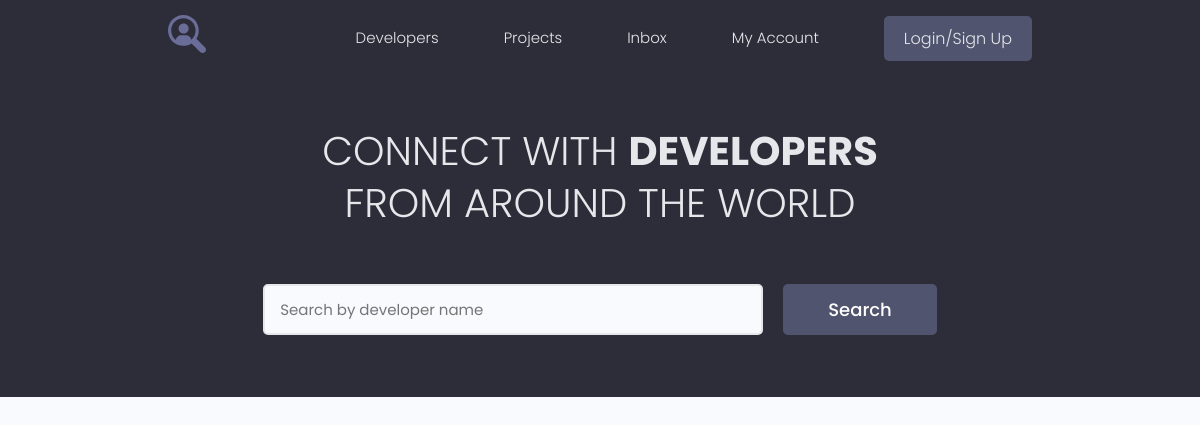
The app's page /, older data.
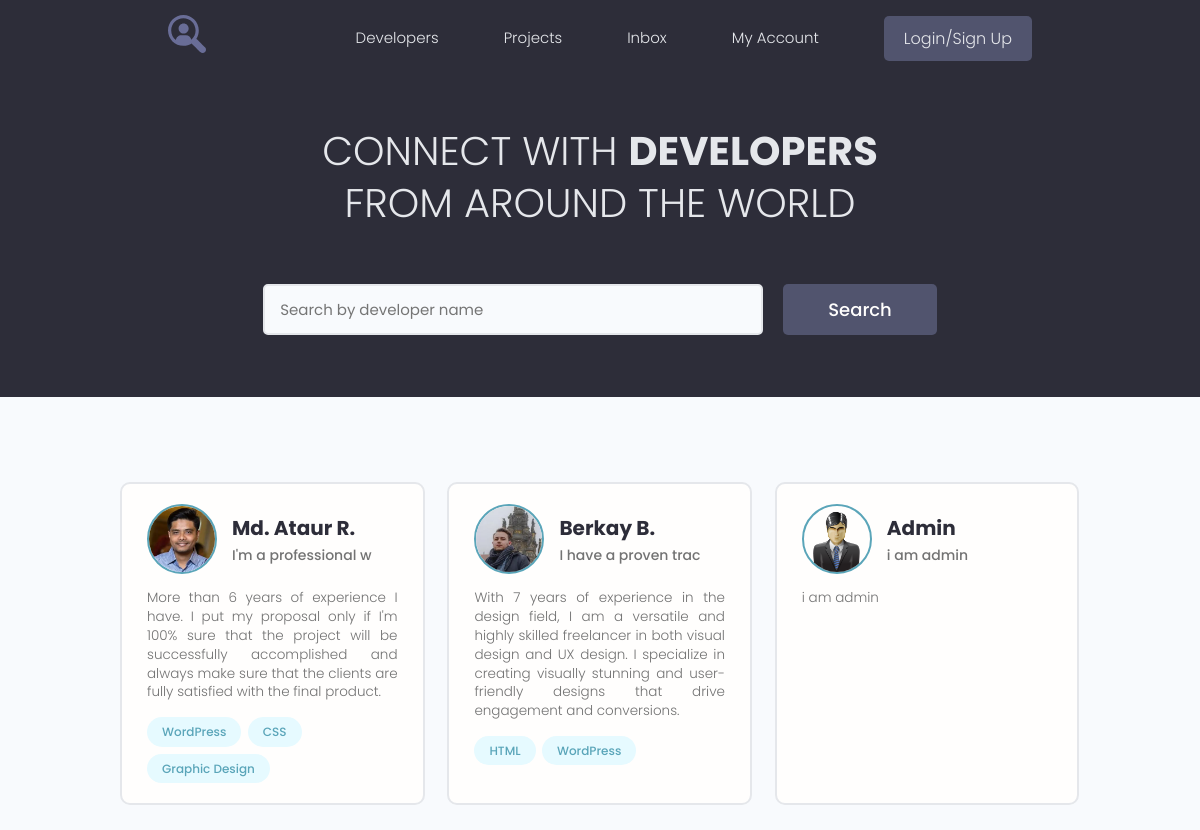
The same page, newer data.
### users/models.py (models this page shows, shortened)
class Profile(models.Model):
    user = models.OneToOneField(User, on_delete=models.CASCADE, null=True, blank=True)
    name = models.CharField(max_length=200, blank=True, null=True)
    email = models.EmailField(max_length=200, blank=True, null=True)
    username = models.CharField(max_length=200, blank=True, null=True)
    short_info = models.CharField(max_length=200, blank=True, null=True)
    bio = models.TextField(blank=True, null=True)
    profile_image = models.ImageField(upload_to='profiles/', default='profiles/user-default.png')
    social_github = models.CharField(max_length=200, blank=True, null=True)
    social_youtube = models.CharField(max_length=200, blank=True, null=True)
    social_website = models.CharField(max_length=200, blank=True, null=True)
    created = models.DateTimeField(auto_now_add=True)

class Skill(models.Model):
    owner = models.ForeignKey(Profile, on_delete=models.CASCADE, blank=True, null=True)
    name = models.CharField(max_length=200, blank=True, null=True)
    description = models.TextField(blank=True, null=True)
    created = models.DateTimeField(auto_now_add=True)
    def __str__(self):
        return self.name

### users/views.py (the view)
# urls.py: path('', profiles, name='profiles'),
def profiles(request):
    profiles_ = Profile.objects.all()
    context = {
        'profiles': profiles_
    }
    return render(request, 'users/index.html', context=context)

### users/templates/users/index.html (shortened to what this page needs)
{% extends 'projects/base.html' %}
{% block content %}
  <main class="home">
    <section class="hero-section text-center">
      <div class="container container--narrow">
        <div class="hero-section__box">
          <h2>CONNECT WITH <span>DEVELOPERS</span></h2>
          <h2>FROM AROUND THE WORLD</h2>
        </div>
        <div class="hero-section__search">
          <form class="form" action="#" method="get">
            <div class="form__field">
              <input class="input input--text" id="formInput#search" type="text" name="text"
                placeholder="Search by developer name" />
            </div>
            <input class="btn btn--sub btn--lg" type="submit" value="Search" />
          </form>
        </div>
      </div>
    </section>
    <section class="devlist">
      <div class="container">
        <div class="grid grid--three">
          {% for profile in profiles %}
            <div class="column card">
            <div class="dev">
              <a href="{% url 'user_profile' profile.id %}" class="card__body">
                <div class="dev__profile">
                  <img class="avatar avatar--md" src="{{ profile.profile_image.url }}" alt="image" />
                  <div class="dev__meta">
                    <h3>{{ profile.name }}</h3>
                    <h5>{{ profile.short_info|slice:'20' }}</h5>
                  </div>
                </div>
                <p class="dev__info">
                  {{ profile.bio }}
                </p>
                <div class="dev__skills">
                  {% for skill in profile.skill_set.all %}
                    <span class="tag tag--pill tag--main">
                    <small>{{ skill }}</small>
                  </span>
                  {% endfor %}
                </div>
              </a>
            </div>
          </div>
          {% endfor %}
        </div>
      </div>
    </section>
  </main>
{% endblock %}

### projects/templates/projects/base.html (shortened to what this page needs)
<!DOCTYPE html>
{% load static %}
<html lang="ru">
<head>
   <link rel="stylesheet" href="https://maxcdn.bootstrapcdn.com/font-awesome/4.5.0/css/font-awesome.min.css">
  <link rel="stylesheet" href="{% static 'uikit/styles/uikit.css' %}" />
  <link rel="stylesheet" href="{% static 'styles/app.css' %}" />
</head>
<body>
    {% include 'projects/navbar.html' %}
    {% block content %} {% endblock %}
</body>
</html>

### projects/templates/projects/navbar.html (shortened to what this page needs)
{% load static %}
<header class="header">
  <div class="container container--narrow">
    <a href="{% url 'profiles' %}" class="header__logo">
      <img src="{% static 'images/logo.svg' %}" alt="DevSearch Logo" />
    </a>
    <nav class="header__nav">
      <ul class="header__menu">
        <li class="header__menuItem"><a href="{% url 'profiles' %}">Developers</a></li>
        <li class="header__menuItem"><a href="{% url 'projects' %}">Projects</a></li>
        <li class="header__menuItem"><a href="inbox.html">Inbox</a></li>
        <li class="header__menuItem"><a href="account.html">My Account</a></li>
        {% if user.is_authenticated %}
         <li class="header__menuItem">
           <a href="{% url 'create-project' %}">Add Project</a>
         </li>
          <li class="header__menuItem">
            <a href="{% url 'logout' %}" class="btn btn--sub">Logout</a>
          </li>
        {% else %}
          <li class="header__menuItem">
            <a href="{% url 'login' %}" class="btn btn--sub">Login/Sign Up</a>
          </li>
        {% endif %}
      </ul>
    </nav>
  </div>
</header>

### projects/static/styles/app.css (style rules this page uses)
:root { --color-sub: #2d2d39; }
.btn--sub { background-color: var(--color-sub-light); }
.card { border: 2px solid var(--color-light); }
img { width: 100%; }
.header { position: sticky; z-index: 111; background-color: var(--color-sub); padding: 1.5rem 0; }
.header > .container { display: flex; justify-content: space-between; align-items: center; }
.header__logo > img { height: 3.8rem; }
.header__nav > ul { display: inline-flex; align-items: center; list-style: none; gap: 6.5rem; }
.header__menuItem > a { color: var(--color-light); font-weight: 300; }
.hero-section { height: 40vh; display: flex; align-items: center; background-color: var(--color-sub); }
.hero-section__box { margin-bottom: 4rem; }
.hero-section__box > h2, .hero-section__box > h2 > span { font-size: 4rem; color: var(--color-light); line-height: 1.3; text-transform: uppercase; }
.hero-section__box > h2 { font-weight: 300; }
.hero-section__box > h2 > span { font-weight: 700; }
.hero-section__search > .form { display: flex; align-items: center; justify-content: center; gap: 2rem; }
.hero-section__search > .form input.input--text { width: 50rem; }
.devlist { margin-top: 8rem; }
.devlist .grid { align-items: stretch; }
.devlist .dev .dev__profile { display: flex; align-items: center; gap: 1.5rem; }
.devlist .dev .dev__meta h3 { color: var(--color-sub); font-size: 2rem; font-weight: 700; }
.devlist .dev .dev__meta h5 { color: var(--color-text); font-size: 1.4rem; font-weight: 500; }
.devlist .dev .dev__info { margin: 1.5rem 0; font-size: 1.35rem; line-height: 1.4; text-align: justify; }

### projects/static/uikit/styles/modules/_variables.css (style rules this page uses)
:root { --color-main: #5aa5b9; --color-main-light: #e6faff; --color-sub: #3f4156; --color-sub-light: #51546e; --color-sub-lighter: #ededfd; --color-text: #737373; --color-gray: #8b8b8b; --color-light: #e5e7eb; --color-light-gray: #767676; --color-bg: #f8fafd; --color-white: #fffefd; --color-white-light: #f3f3f3; --color-success: #359e64; --color-success-bg: #def8e8; --color-error: #fc4b0b; --color-error-bg: #fff2ee; --font-base: 'Poppins', arial, helvetica, 'Segoe UI', roboto, ubuntu, sans-serif; --font-monospace: 'Fira Code', 'Courier New', courier, monospace; --font-regular: 300; --font-medium: 500; --font-bold: 700; --generic-shadow: 1px 1px 5px #00000010; --generic-transition: all 0.3s ease-in-out; }

### projects/static/uikit/styles/modules/_base.css (style rules this page uses)
* { margin: 0; padding: 0; box-sizing: border-box; text-rendering: optimizeLegibility; color: inherit; font-size: inherit; }
html { font-size: 50%; }
@media only screen and (min-width: 480px) { html { font-size: 56.25%; } }
@media only screen and (min-width: 1200px) { html { font-size: 62.5%; } }
body { line-height: 1.6; font-weight: 400; font-size: 1.5rem; color: var(--color-text); background-color: var(--color-bg); min-height: 100vh; }

### projects/static/uikit/styles/modules/_typography.css (style rules this page uses)
* { font-family: var(--font-base); }
h2 { font-size: 3.6rem; font-weight: var(--font-bold); }
h3 { font-size: 3.2rem; font-weight: var(--font-medium); }
h5 { font-size: 2.4rem; font-weight: var(--font-medium); }
h5, h6 { font-weight: var(--font-regular); }
p, span, strong { font-size: 1.6rem; color: var(--color-text); font-weight: var(--font-regular); }
a { padding-bottom: 2px; text-decoration: none; display: inline-block; color: var(--color-main); font-weight: var(--font-medium); }

### projects/static/uikit/styles/modules/_utilities.css (style rules this page uses)
.container { width: 92%; max-width: 165rem; margin: 0 auto; box-sizing: border-box; }
.container--narrow { width: 92%; max-width: 120rem; }
@media screen and (min-width: 1000px) { .container { width: 90%; } }
@media screen and (min-width: 1000px) { .container--narrow { width: 85%; } }
@media screen and (min-width: 1200px) { .container { width: 80%; } }
@media screen and (min-width: 1200px) { .container--narrow { width: 72%; } }
.text-center { text-align: center; }

### projects/static/uikit/styles/modules/_avatar.css (style rules this page uses)
.avatar { border-radius: 50%; border: 2px solid var(--color-main); object-fit: cover; }
.avatar--md { height: 7rem; width: 7rem; }

### projects/static/uikit/styles/modules/_button.css (style rules this page uses)
.btn { display: inline-block; position: relative; cursor: pointer; background-color: var(--color-light); font-weight: var(--font-medium); color: var(--color-sub); text-decoration: none; padding: 1rem 2rem; border-radius: 0.5rem; border: none; width: -webkit-fit-content; width: -moz-fit-content; width: fit-content; height: -webkit-fit-content; height: -moz-fit-content; height: fit-content; font-size: 1.6rem; outline-width: 0; outline-color: transparent; -webkit-backface-visibility: hidden; backface-visibility: hidden; transition: all 0.3s ease-in-out; }
.btn--sub { background-color: var(--color-sub); color: var(--color-white); }
.btn--lg { font-size: 1.8rem; padding: 1.2rem 4.5rem; }

Row changes from the older to the newer data that the page shows:
added Profile: profile_image (picture), name "Md. Ataur R.", short_info "I'm a professional w", bio "More than 6 years of experience I have. I put my proposal only if I'm 100% sure that the project will be successfully accomplished and always make sure that the clients are fully satisfied with the final product."
added Skill: name "WordPress", shown under "Md. Ataur R."
added Skill: name "CSS", shown under "Md. Ataur R."
added Skill: name "Graphic Design", shown under "Md. Ataur R."
added Profile: profile_image (picture), name "Berkay B.", short_info "I have a proven trac", bio "With 7 years of experience in the design field, I am a versatile and highly skilled freelancer in both visual design and UX design. I specialize in creating visually stunning and user-friendly designs that drive engagement and conversions."
added Skill: name "HTML", shown under "Berkay B."
added Skill: name "WordPress", shown under "Berkay B."
added Profile: profile_image (placeholder picture), name "Admin", short_info "i am admin", bio "i am admin"
